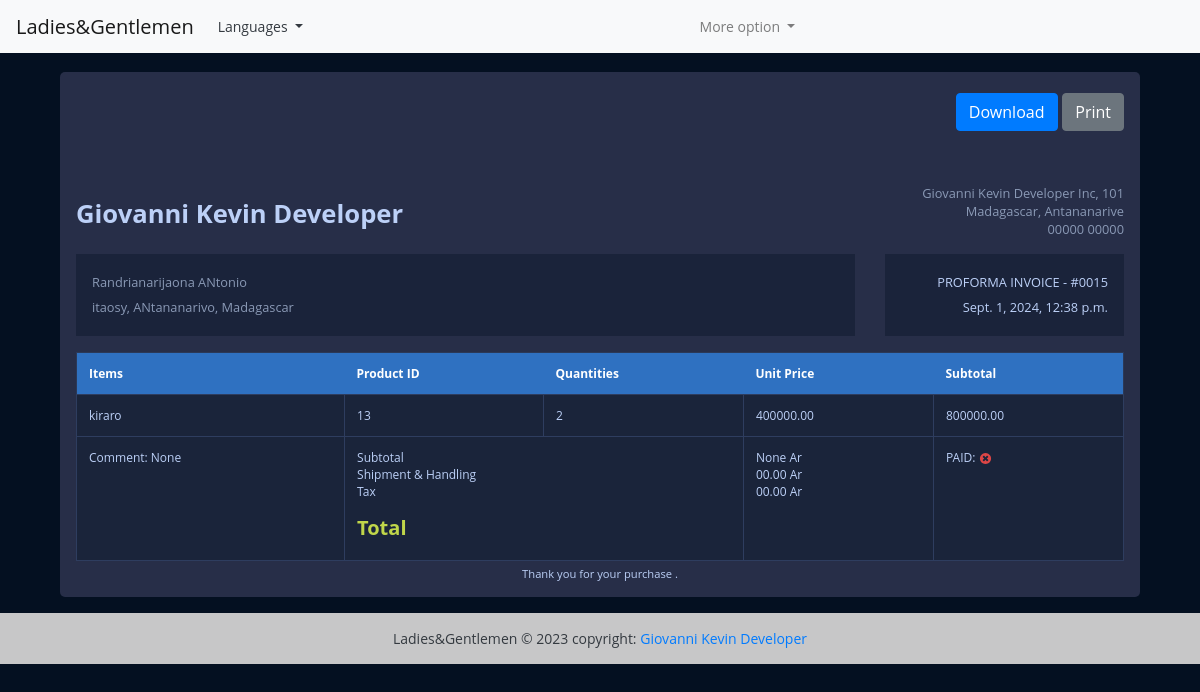
The page /view-invoice/15 (signed in) on the database its author committed.
### Facture_Ladies/models.py (models this page shows, shortened)
class Invoice(models.Model):
    INVOICE_TYPE = (
        ('R', 'RECEIPT'),
        ('P', 'PROFORMA INVOICE'),
        ('I', 'INVOICE')
    )
    customer = models.ForeignKey(Customer, on_delete=models.PROTECT)
    save_by = models.ForeignKey(User, on_delete=models.PROTECT)
    invoice_date_time = models.DateTimeField(auto_now_add=True)
    total = models.DecimalField(max_digits=10000, decimal_places=2)
    last_updated_date = models.DateTimeField(null=True, blank=True)
    paid = models.BooleanField(default=False)
    invoice_type = models.CharField(max_length=60, choices=INVOICE_TYPE)
    comments = models.TextField(null=True, max_length=1000, blank=True)
    class Meta :
        verbose_name = "Invoice"
        verbose_name_plural = "Invoices"
    @property
    def get_total(self):
        articles = self.article_set.all()
        total = sum(article.get_total for article in articles)

class Customer(models.Model):
    SEX_TYPES = (
        ('M', 'Masculin'),
        ('F', 'Feminin'),
    )
    name = models.CharField(max_length=132)
    email = models.EmailField()
    phone = models.CharField(max_length=132)
    address = models.CharField(max_length=64)
    sex = models.CharField(max_length=1 , choices=SEX_TYPES)
    age = models.CharField(max_length=12)
    city = models.CharField(max_length=32)
    zip_code = models.CharField(max_length=16)
    created_date = models.DateTimeField(auto_now_add=True)
    save_by = models.ForeignKey(User, on_delete=models.PROTECT)
    class Meta:
        verbose_name = "Customer"
        verbose_name_plural = "Customers"

class Article(models.Model):
    invoice = models.ForeignKey(Invoice, on_delete=models.CASCADE)
    name = models.CharField(max_length=32)
    quantity = models.IntegerField()
    unit_price = models.DecimalField(max_digits=1000, decimal_places=2)
    total = models.DecimalField(max_digits=1000, decimal_places=2)
    class Meta:
        verbose_name= 'Article'
        verbose_name_plural = "Articles"
    @property
    def get_total(self):
        total = self.quantity * self.unit_price
        return total

### Facture_Ladies/views.py (the view)
# urls.py: path('view-invoice/<int:pk>', views.InvoiceVisualizationView.as_view(), name='view-invoice'),
class InvoiceVisualizationView(LoginRequiredSuperuserMixim, View):
    template_name = 'invoice.html'
    def get(self, request, *args, **kwargs):
        pk = kwargs.get('pk')
        context = get_invoice(pk)
        return render(request, self.template_name, context)

### Facture_Ladies/utils.py (called while the page is built)
def get_invoice(pk):
    obj = Invoice.objects.get(pk=pk)
    articles = obj.article_set.all()
    context = {
        'obj': obj,
        'articles': articles
    }
    return context

### templates/invoice.html (shortened to what this page needs)
{% extends "base.html" %}
{% load static %}
{% block content %}
<div class="container">
    <div class="row gutters">
    	<div class="col-xl-12 col-lg-12 col-md-12 col-sm-12 col-12">
    		<div class="card">
    			<div class="card-body p-0">
    				<div class="invoice-container">
    					<div class="invoice-header">
    						<div class="row gutters">
    							<div class="col-xl-12 col-lg-12 col-md-12 col-sm-12">
    								<div class="custom-actions-btns mb-5">
    									<a href="{% url 'invoice-pdf' pk=obj.pk %}" class="btn btn-primary">
    										 Download
    									</a>
    									<a href="#" class="btn btn-secondary">
    										 Print
    									</a>
    								</div>
    							</div>
    						</div>
    						<div class="row gutters">
    							<div class="col-xl-6 col-lg-6 col-md-6 col-sm-6">
    								<a href="donaldprogrammeur.com" class="invoice-logo">
    									Giovanni Kevin Developer
    								</a>
    							</div>
    							<div class="col-lg-6 col-md-6 col-sm-6">
    								<address class="text-right">
    									Giovanni Kevin Developer Inc, 101<br>
    									Madagascar, Antananarive<br>
    									00000 00000
    								</address>
    							</div>
    						</div>
    						<div class="row gutters">
    							<div class="col-xl-9 col-lg-9 col-md-12 col-sm-12 col-12">
    								<div class="invoice-details">
    									<address>
    										{{obj.customer.name}}<br>
    										{{obj.customer.address}}, {{obj.customer.city}}, Madagascar
    									</address>
    								</div>
    							</div>
    							<div class="col-xl-3 col-lg-3 col-md-12 col-sm-12 col-12">
    								<div class="invoice-details">
    									<div class="invoice-num">
    										<div>{{obj.get_invoice_type_display}} - #00{{obj.id}}</div>
    										<div>{{obj.invoice_date_time}}</div>
    									</div>
    								</div>
    							</div>
    						</div>
    					</div>
    					<div class="invoice-body">
    						<div class="row gutters">
    							<div class="col-lg-12 col-md-12 col-sm-12">
    								<div class="table-responsive">
    									<table class="table custom-table m-0">
    										<thead>
    											<tr>
    												<th>Items</th>
													<th>Product ID</th>
													<th>Quantities</th>
													<th>Unit Price</th>
													<th>Subtotal</th>
    											</tr>
    										</thead>
    										<tbody>
                                              {% for article in articles %}
    											<tr>
                                                    <td>
    													{{ article.name }}
    												</td>
													<td>
    													{{ article.id }}
    												</td>
													<td>
    													{{ article.quantity }}
    												</td>
													<td>
    													{{ article.unit_price }}
    												</td>
													<td>
    													{{ article.get_total }}
    												</td>
    											</tr>
                                               {% endfor %}
    											<tr>
    												<td>Comment: {{obj.comments}}</td>
    												<td colspan="2">
														<p>
															Subtotal<br>
															Shipment &amp; Handling<br>
															Tax<br>
														</p>
    													<h5 class="text-success"><strong>Total</strong></h5>
    												</td>
    												<td>
    													<p>
    														{{obj.get_total}} Ar<br>
    														00.00 Ar<br>
    														00.00 Ar<br>
    													</p>
    												</td>
                                                    <td>
                                                            PAID:
                                                        {% if obj.paid  %}
                                                           <img class="icon" src="{% static 'images/icon-yes.svg' %}" alt="True">
                                                        {% else %}
                                                            <img class="icon" src="{% static 'images/icon-no.svg' %}" alt="False">
                                                        {% endif %}
                                                    </td>
    											</tr>
    										</tbody>
    									</table>
    								</div>
    							</div>
    						</div>
    					</div>
    					<div class="invoice-footer">
    						Thank you for your purchase .
    					</div>
    				</div>
    			</div>
    		</div>
    	</div>
    </div>
</div>
{% endblock content %}

### static/style.css (style rules this page uses)
body { margin: 0; padding: 0; font: 400 .875rem 'Open Sans', sans-serif; color: #bcd0f7; background: rgb(4,16,33); position: relative; height: 100%; }
.invoice-container { padding: 1rem; }
.invoice-container .invoice-header .invoice-logo { margin: 0.8rem 0 0 0; display: inline-block; font-size: 1.6rem; font-weight: 700; color: #bcd0f7; }
.invoice-container .invoice-header address { font-size: 0.8rem; color: #8a99b5; margin: 0; }
.invoice-container .invoice-details { margin: 1rem 0 0 0; padding: 1rem; line-height: 180%; background: #1a233a; }
.invoice-container .invoice-details .invoice-num { text-align: right; font-size: 0.8rem; }
.invoice-container .invoice-body { padding: 1rem 0 0 0; }
.invoice-container .invoice-footer { text-align: center; font-size: 0.7rem; margin: 5px 0 0 0; }
.card { background: #272E48; -webkit-border-radius: 5px; -moz-border-radius: 5px; border-radius: 5px; border: 0; margin-bottom: 1rem; }
.custom-table { border: 1px solid #2b3958; }
.custom-table thead { background: #2f71c1; }
.custom-table thead th { border: 0; color: #ffffff; }
.custom-table > tbody tr:nth-of-type(even) { background-color: #1a243a; }
.custom-table > tbody td { border: 1px solid #2e3d5f; }
.table { background: #1a243a; color: #bcd0f7; font-size: .75rem; }
.text-success { color: #c0d64a !important; }
.custom-actions-btns { margin: auto; display: flex; justify-content: flex-end; }
.custom-actions-btns .btn { margin: .3rem 0 .3rem .3rem; }

### rows shown on the page
Invoice: customer.name "Randrianarijaona ANtonio", customer.address "itaosy", customer.city "ANtananarivo", invoice_type "PROFORMA INVOICE", id "15", invoice_date_time "Sept. 1, 2024, 12:38 p.m.", comments "None", get_total "None"
Article: name "kiraro", id "13", quantity "2", unit_price "400000.00", get_total "800000.00"
